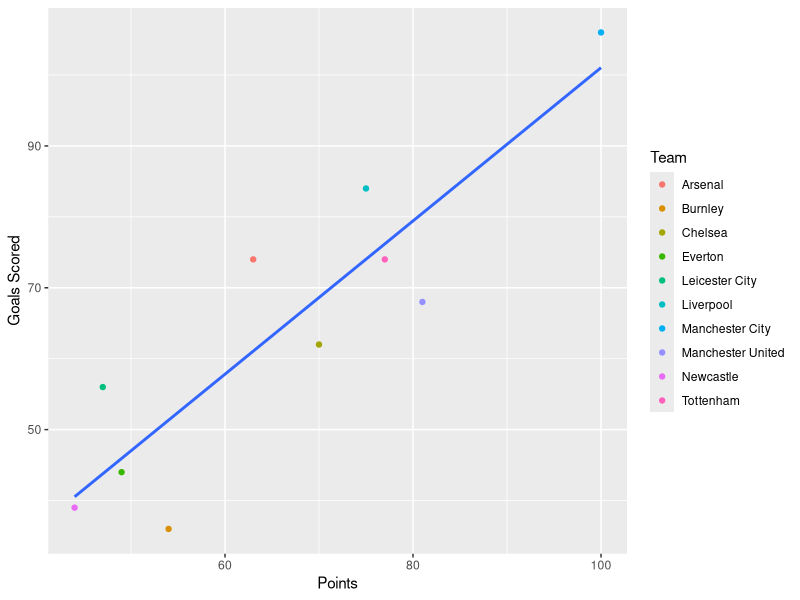
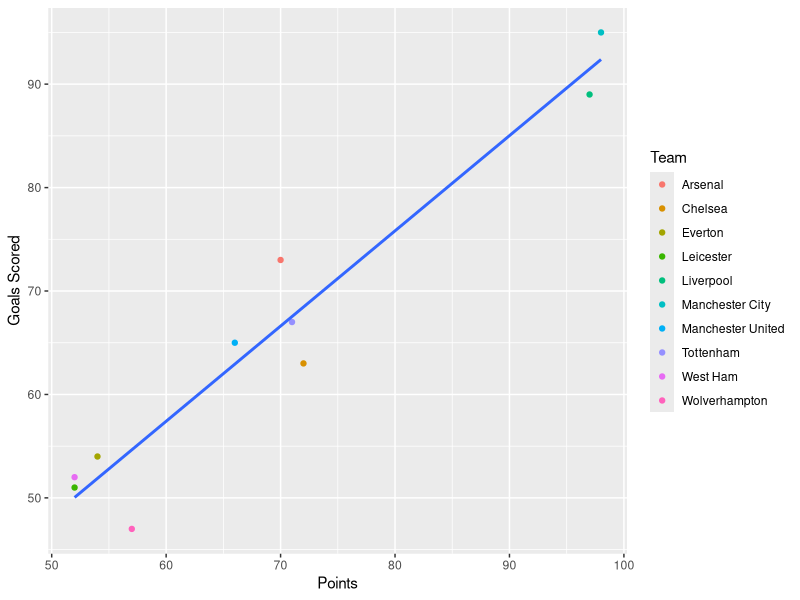
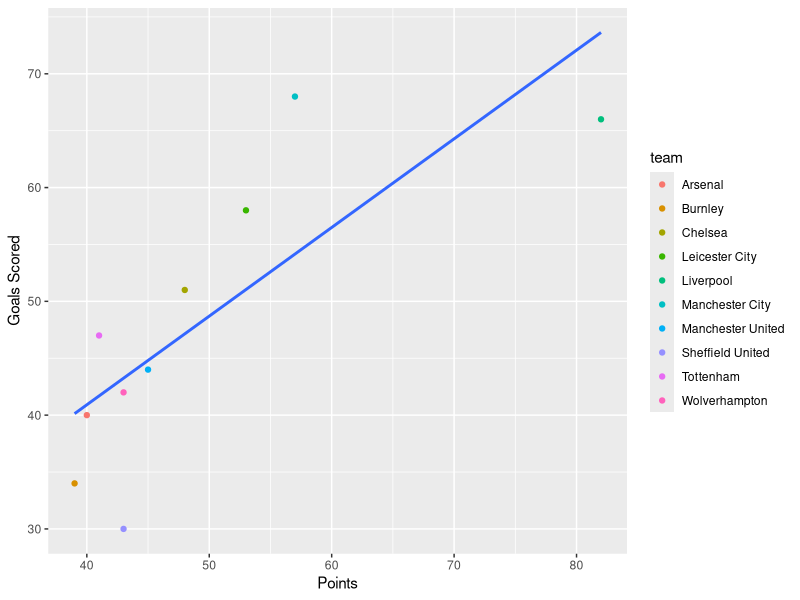
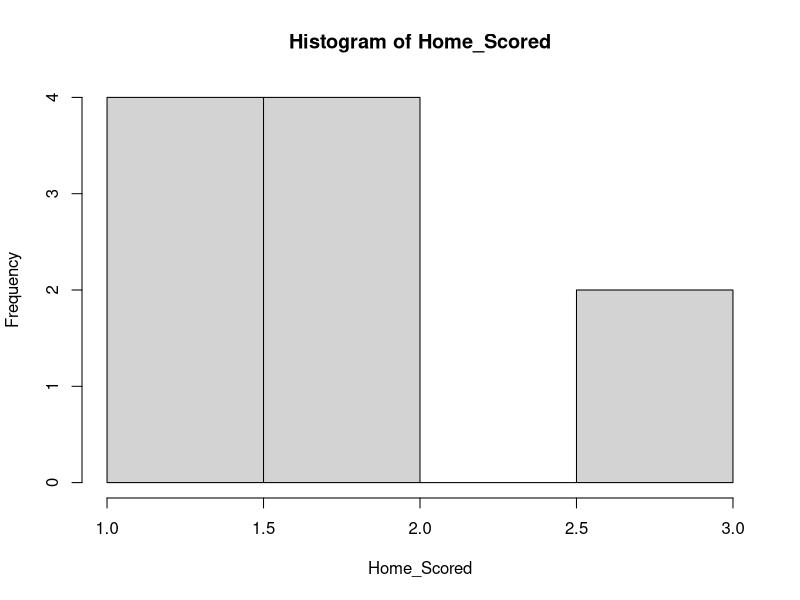
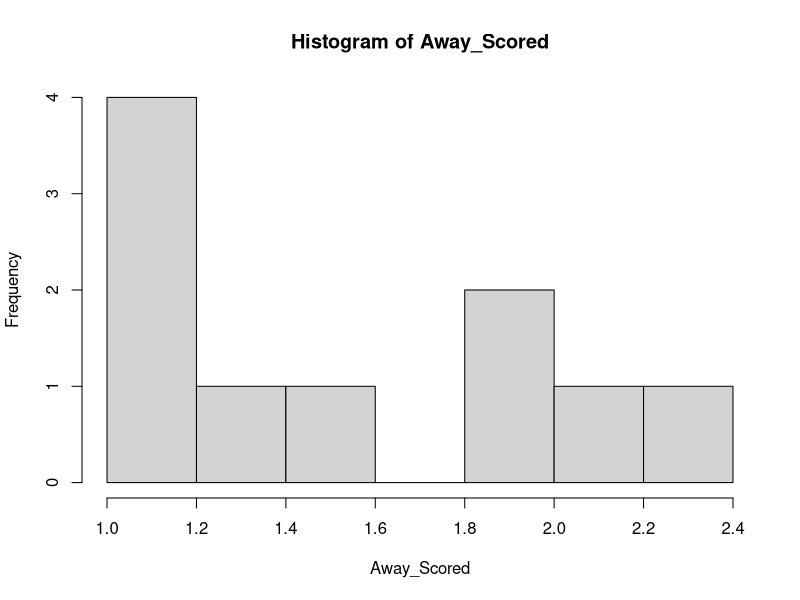
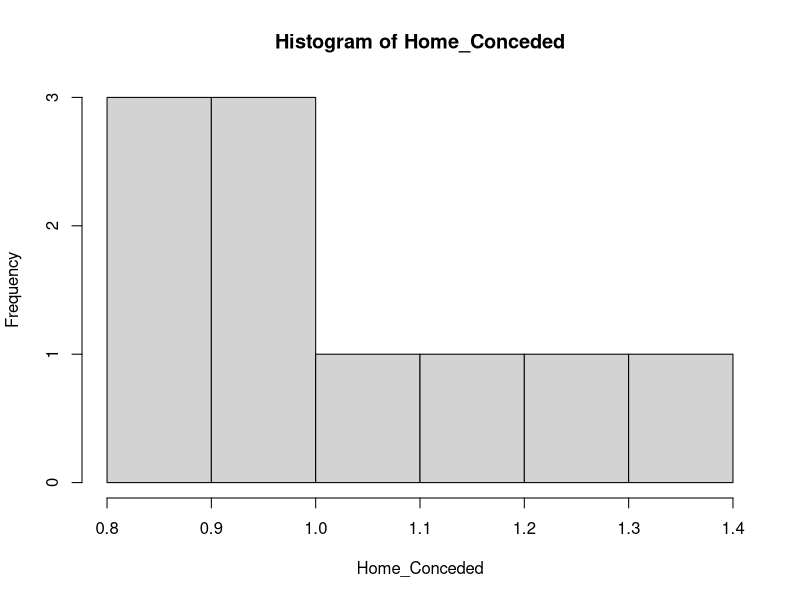
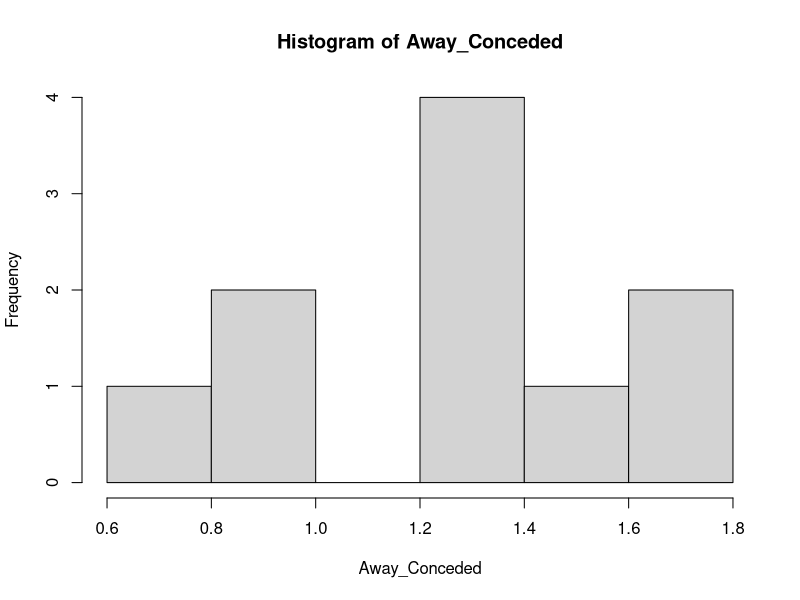

These charts were generated, in order, by the following R code:
## ---- chunk 1
# Add needed libraries, import all needed data, and show glimspses of all data here
library(tidyverse)
library(readxl)
EPL_18<-read_excel("2018 Top 10.xlsx")
EPL_18$GD <- c(EPL_18$Goals-EPL_18$GC)
EPL_19<-read_excel("2019 Top 10.xlsx")

EPL_20<-read_excel("2020 Top 10.xlsx")
EPL_20$GD <- c(EPL_20$Goals-EPL_20$GC)
EPL_20$Results <- c(EPL_20$PTS)

Games_left <- read_excel("Games Left Top 10.xlsx")
## ---- chunk 2
head(EPL_18)
## ---- chunk 3
head(EPL_19)
## ---- chunk 4
head(EPL_20)
## ---- chunk 5
glimpse(EPL_18, width = 3)
## ---- chunk 6
glimpse(EPL_19, width = 3)
## ---- chunk 7
glimpse(EPL_20, width = 3)
## ---- chunk 8
# Add these sections as needed, giving them unique names
ggplot(data=EPL_18, aes(x=PTS, y= Goals))+
  geom_point(mapping=aes(color= Team),stat = "identity") + 
  xlab("Points") +
  ylab("Goals Scored")+
  geom_smooth(method = "lm", se = FALSE) 

## ---- chunk 9
# Add these sections as needed, giving them unique names
ggplot(data=EPL_19, aes(x=PTS, y= Goals))+
  geom_point(mapping= aes(color= Team), stat = "identity") + 
  xlab("Points") +
  ylab("Goals Scored")+
  geom_smooth(method = "lm", se = FALSE)

## ---- chunk 10
# Add these sections as needed, giving them unique names
ggplot(data=EPL_20, aes(x=PTS, y= Goals))+
  geom_point(mapping= aes(color= team), stat = "identity") + 
  xlab("Points") +
  ylab("Goals Scored")+
  geom_smooth(method = "lm", se = FALSE)

## ---- chunk 11
# Add these sections as needed, giving them unique names
#The order goes as follow Liverpool (1), Man City (2), Leicester City (3), Chelsea (4), Man U(5), Wolves (6), Sheffield (7), Tottenham (8), Arsenal (9), Burnley (10).
#Home Score Average number of goals scored in home matches
Home_Scored <- c(2.67, 2.54, 2.00, 1.47,1.93, 1.40, 1.13,1.93,1.73, 1.33)
#Home Conceded Average number of goals conceded in home matches
Home_Conceded <- c(0.80, 0.92, 1.00, 1.00, 0.80,1.13, 0.87,1.07, 1.33, 1.27)
#Away Score Average number of goals scored in away matches
Away_Scored <- c(1.86,2.33, 2.00,2.07,1.07, 1.43,1.00, 1.33, 1.08, 1.00)
#Away Conceded Average number of goals conceded in away matches
Away_Conceded <- c(0.64, 1.27, 0.93,1.71,1.29, 1.21, 0.92,1.67,1.23, 1.50)
## ---- chunk 12
hist(Home_Scored)
## ---- chunk 13
hist(Away_Scored)
## ---- chunk 14
hist(Home_Conceded)
## ---- chunk 15
hist(Away_Conceded)
## ---- chunk 16
League_Home_Scored <- mean(Home_Scored)
League_Away_Scored <- mean(Away_Scored)


League_Home_Conceded <- mean(Home_Conceded)
League_Away_Conceded <- mean(Away_Conceded)

Home_Attack_Strength <- c(Home_Scored/League_Home_Scored)
Home_Defense_Strength <- c(Home_Conceded/League_Home_Conceded)

Away_Attack_Strength <- c(Away_Scored/League_Away_Scored)
Away_Defense_Strength <- c(Away_Conceded/League_Away_Conceded)
  
Overall_Goals_Home <- (League_Home_Scored+League_Away_Conceded)/2
Overall_Goals_Away <- (League_Away_Scored+League_Home_Conceded)/2
## ---- chunk 17
Calculate_lambda <- function(Home, Away){
  LambdaH <- Home_Attack_Strength[Home] * Away_Defense_Strength[Away] * Overall_Goals_Home
  LambdaA <- Home_Attack_Strength[Away] * Away_Defense_Strength[Home]* Overall_Goals_Home
Lambdas <- c(round(LambdaH), round(LambdaA))
return(Lambdas)
}

Calculate_lambda
## ---- chunk 18
Predict_Game <- function(Home, Away, score_vector){
  Lambdas <- Calculate_lambda(Home, Away)
  #Lambda1 would be the score for the home team
  #Lambda2 would be the score for the away team
  Lambda1 <- Lambdas[1]
  Lambda2 <- Lambdas[2]
  if (Lambda1 == Lambda2){ #If there is a tie between the teams
    score_vector[Home] <- score_vector[Home] + 1 
    score_vector[Away] <- score_vector[Away] + 1
    }
  else if (Lambda1 > Lambda2){ #If Home wins
    score_vector[Home] <- score_vector[Home] + 3 }
  else { #If Away wins
    score_vector[Away] <- score_vector[Away] + 3 }
  return(score_vector)
}

for(i in (1:20)){
  EPL_20$Results <- Predict_Game(Games_left$Home[i], Games_left$Away[i], EPL_20$Results) }

final_standing <- data.frame(EPL_20$team, EPL_20$Results)
str(final_standing)

final_standing[rev(order(final_standing$EPL_20.Results)),]
